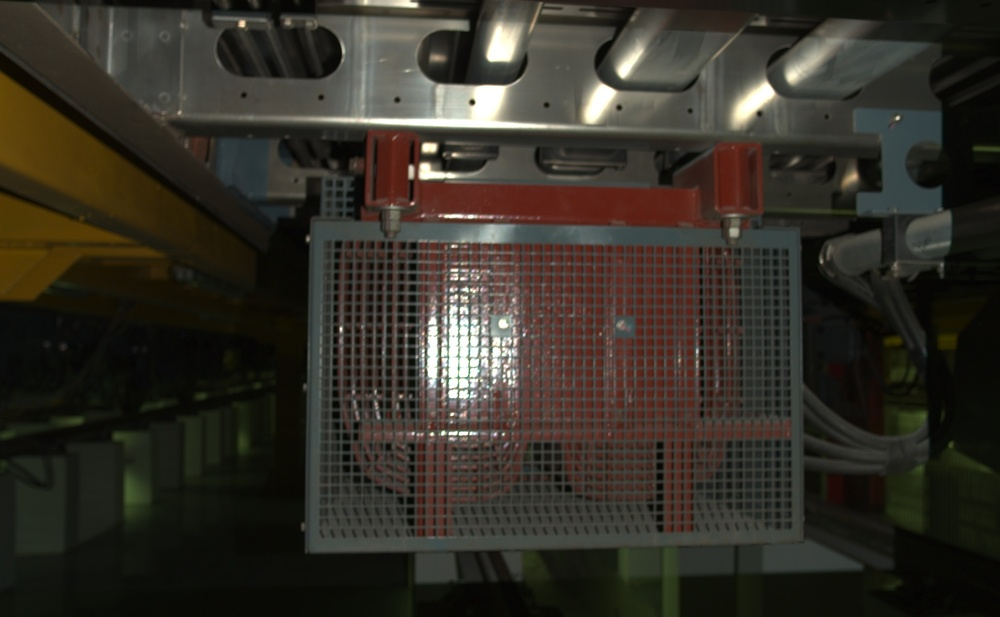
#> input picture lvwang4/normal/1.jpg, 1000 x 617 px, shrunk from 1944 x 1200 before the run, found by its file name
$ python loose_detect.py
#> lines starting #> are read from the running program, lines starting #| are printed output that depends on the picture; after the words box and inside, x2 and y2 are one past the last pixel; in counts of white or black regions, pixels touching at a corner belong together
# -*- encoding: utf-8 -*-
import cv2
import numpy as np
import matplotlib.pyplot as plt
import time
import itertools


def retain_red(image):
    # 提取红色区域
    hsv = cv2.cvtColor(image, cv2.COLOR_RGB2HSV)
    # 红色在hsv上分布有两种情况
    lower_red1 = np.array([0, 30, 46])
    upper_red1 = np.array([10, 255, 255])
    lower_red2 = np.array([160, 30, 46])
    upper_red2 = np.array([179, 220, 255])
    # lower_red1 = lower_red2
    # upper_red1 = upper_red2
    # Threshold the HSV image to get only red colors
    mask1 = cv2.inRange(hsv, lower_red1, upper_red1)
    mask2 = cv2.inRange(hsv, lower_red2, upper_red2)
    res1 = cv2.bitwise_and(image, image, mask=mask1)
    res2 = cv2.bitwise_and(image, image, mask=mask2)
    res = cv2.bitwise_or(res1, res2)
    return res


def remove_noisy(img, size):
    # 闭运算平滑
    img_filtered = img.copy()
    kernel = cv2.getStructuringElement(cv2.MORPH_RECT, (size, size))
    close = cv2.morphologyEx(img_filtered, cv2.MORPH_ERODE, kernel)
    kernel = cv2.getStructuringElement(cv2.MORPH_RECT, (size + 2, size + 2))
    close = cv2.morphologyEx(close, cv2.MORPH_DILATE, kernel)
    return close


def min_rectangle(img, threshold):
    # 绘出最小外接矩形
    gray = cv2.cvtColor(img, cv2.COLOR_RGB2GRAY)
    contours, hierarchy = cv2.findContours(gray, cv2.RETR_EXTERNAL, cv2.CHAIN_APPROX_SIMPLE)
    rects = []
    img_rect = img.copy()
    for i in range(len(contours)):
        if cv2.contourArea(contours[i]) < threshold:
            rect = cv2.minAreaRect(contours[i])  # 最小外接矩形
            box = np.int0(cv2.boxPoints(rect))  # 矩形的四个角点取整
            cv2.drawContours(img_rect, [box], 0, (0, 0, 0), -1)  # 在图型上绘制矩形
        else:
            rect = cv2.minAreaRect(contours[i])  # 最小外接矩形
            box = np.int0(cv2.boxPoints(rect))  # 矩形的四个角点取整
            cv2.drawContours(img_rect, [box], 0, (255, 255, 255), 2)  # 在图型上绘制矩形
            box = box.tolist()
            box.append(np.int0(rect[0]).tolist())  #
            box.append(-rect[2])
            rects.append(box)
        for i in range(len(rects)):
            cv2.putText(img_rect, str(round(rects[i][5], 1)), tuple(rects[i][0]),
                        cv2.FONT_HERSHEY_SIMPLEX, 0.5, (255, 255, 255), 2)
    return img_rect, rects


def detect(img, img_rect, rects, threshold):
    if (len(rects) == 0):
        return img, 0
    img_result = img.copy()
    flag = 0
    x = []
    y = []
    for i in range(len(rects)):
        for j in range(4):
            x.append(rects[i][j][0])
            y.append(rects[i][j][1])
    for i, j in itertools.product(range(len(rects)), range(len(rects))):
        # if isOne[j, k] == 1.0 and abs(
        #         bolts[i][j][5] - bolts[i][k][5]) > threshold1 and abs(
        #         bolts[i][j][5] - bolts[i][k][5] - 180) > threshold1 and abs(
        #         bolts[i][j][5] - bolts[i][k][5] + 180) > threshold1:
        if abs(rects[i][5] - rects[j][5]) > threshold and \
                abs(rects[i][5] - rects[j][5] - 90) > threshold and \
                abs(rects[i][5] - rects[j][5] + 90) > threshold:
            flag = 1
            break
    xmax = max(x)
    xmin = min(x)
    ymax = max(y)
    ymin = min(y)
    box = [[xmin, ymin], [xmax, ymin], [xmax, ymax], [xmin, ymax]]
    if flag:
        cv2.drawContours(img_result, [np.array(box)], 0, (255, 0, 0), 2)
    else:
        cv2.drawContours(img_result, [np.array(box)], 0, (0, 255, 0), 2)

    return img_result, flag


# [11 lines left out: function cal, not called in this run]


if __name__ == '__main__':
    time_start = time.time()
    img = cv2.imread('1.jpg')
#> img is the input picture: shape (617, 1000, 3); mean B, G, R 39.1, 47.6, 51.7
    W = img.shape[1]
    H = img.shape[0]
    threshold1 = W * H / 200
    threshold2 = 40
    img = cv2.cvtColor(img, cv2.COLOR_BGR2RGB)
    img_red = retain_red(img)
#> in retain_red, `mask1 = cv2.inRange(hsv, lower_red1, upper_red1)`:
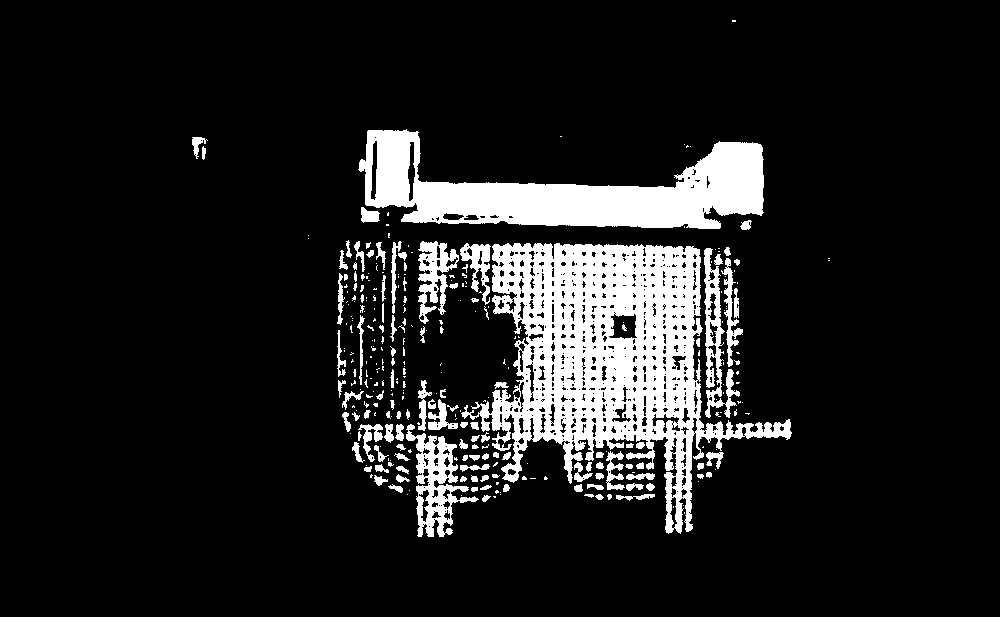
#> mask1: shape (617, 1000); 12% white; 307 white regions (185 under 20 px), largest, box (x1, y1, x2, y2) and area: (461, 243, 792, 534) 37205, (358, 129, 764, 229) 19936, (406, 424, 479, 537) 2953
#> in retain_red, `mask2 = cv2.inRange(hsv, lower_red2, upper_red2)`:
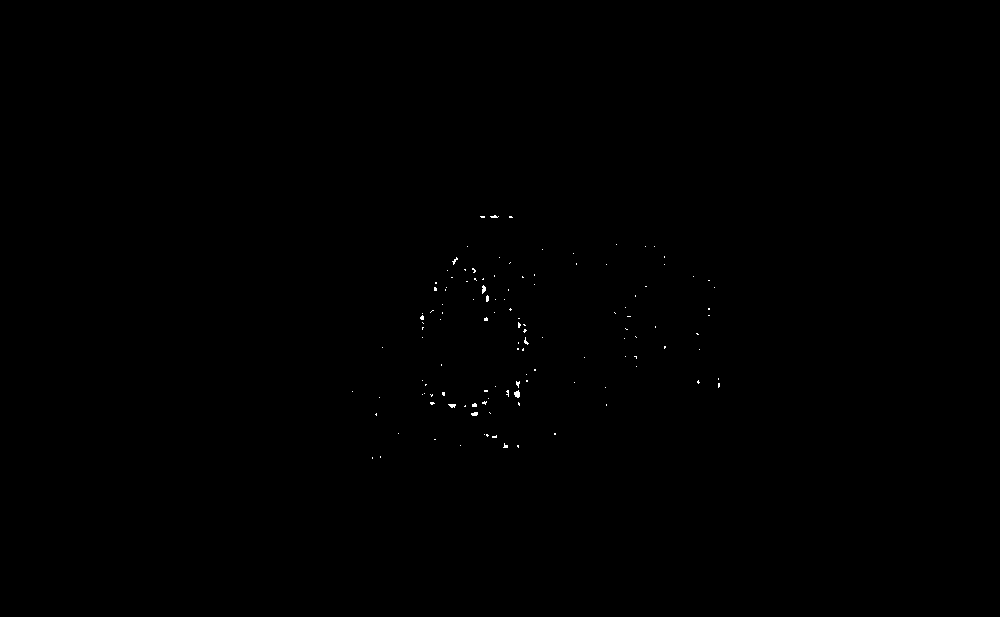
#> mask2: shape (617, 1000); 0.1% white in thin lines or dots, all inside (x1, y1, x2, y2) = (352, 215, 720, 459)
#> in retain_red, `res1 = cv2.bitwise_and(image, image, mask=mask1)`:
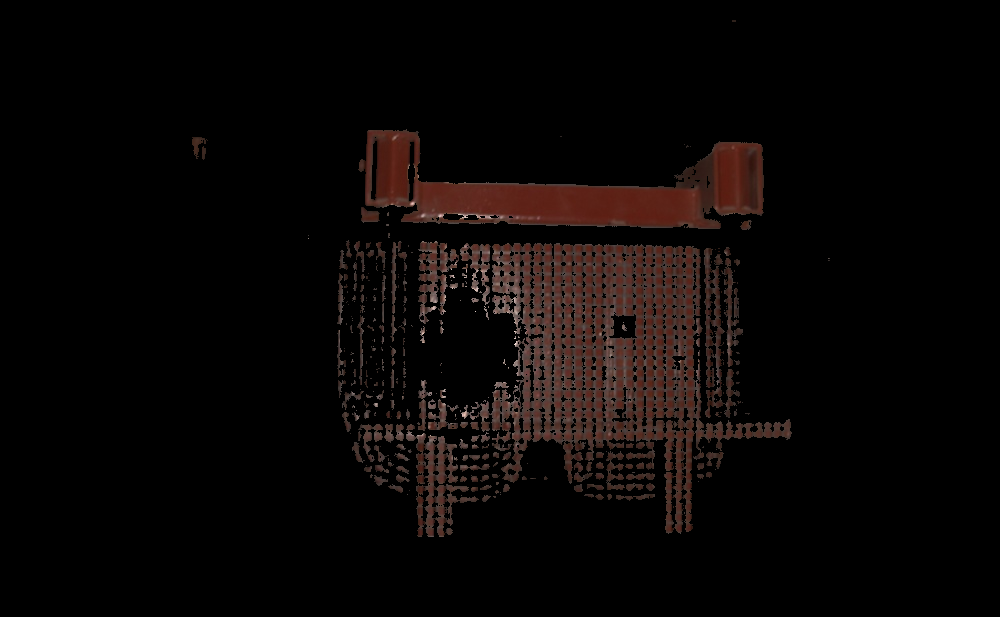
#> res1: shape (617, 1000, 3); mean R, G, B 10, 6.2, 5.3
    img_filtered = remove_noisy(img_red, 3)
#> in remove_noisy, `close = cv2.morphologyEx(close, cv2.MORPH_DILATE, kernel)`:
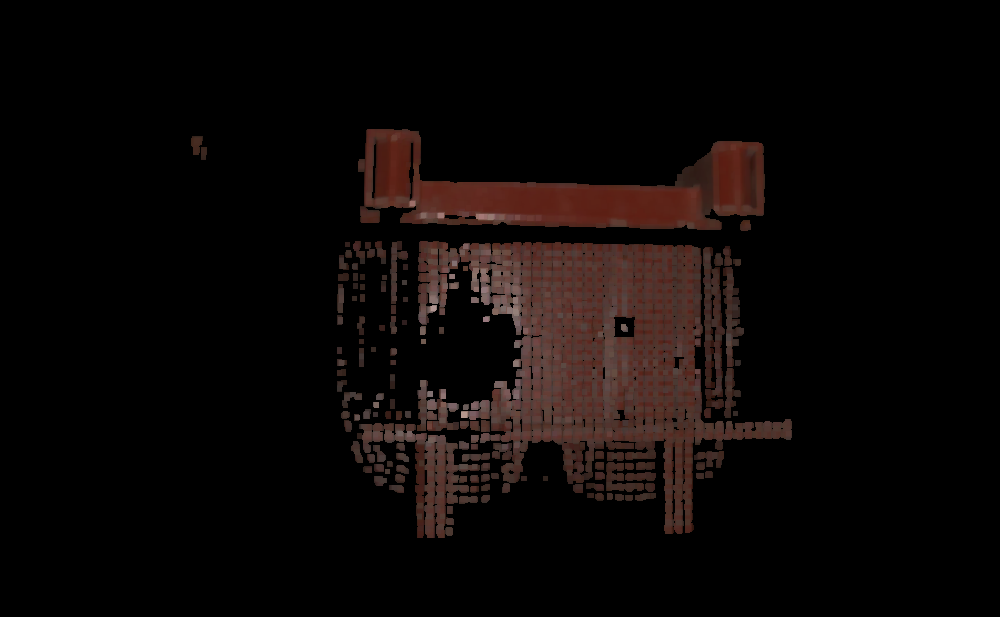
#> close: shape (617, 1000, 3); mean R, G, B 12.1, 7.4, 6.4
    img_rect, rects = min_rectangle(img_filtered, threshold1)
#> in min_rectangle, `gray = cv2.cvtColor(img, cv2.COLOR_RGB2GRAY)`:
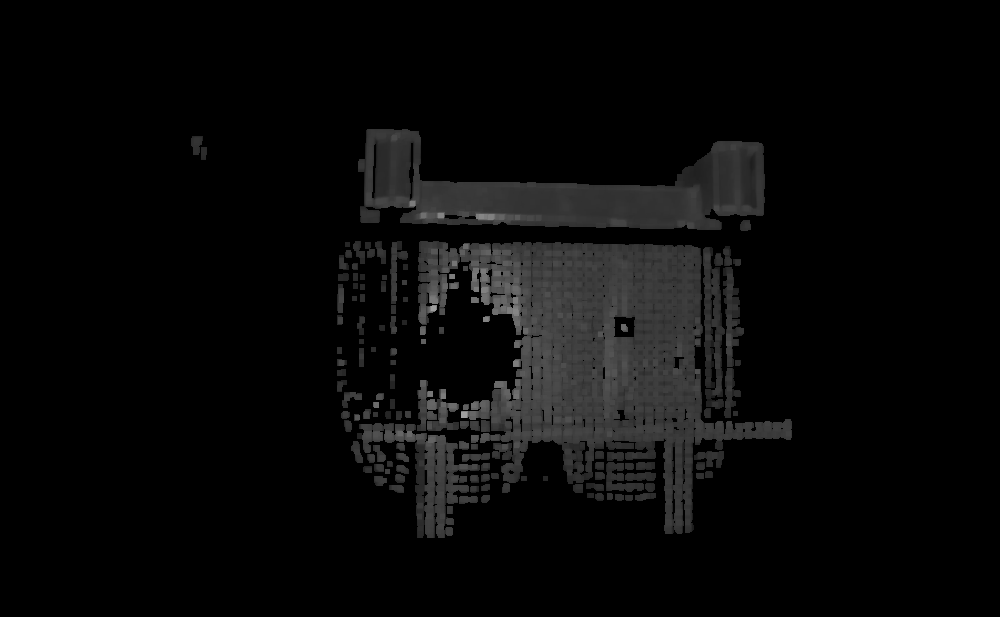
#> gray: shape (617, 1000); min 0, max 158, mean 8.7
#> in min_rectangle, `contours, hierarchy = cv2.findContours(gray, cv2.RETR_EXTERNAL, cv2.CH..`: contours = 126 contours, 14 with area under 20; largest, box (x1, y1, x2, y2) and area: (418, 241, 792, 534) 49062, (358, 129, 765, 230) 21582, (357, 423, 480, 538) 4671, (703, 247, 725, 409) 2322, (417, 380, 459, 431) 1088
#> the loop in min_rectangle, `for i in range(len(contours)):` made 126 passes
#> rect on passes 1 to 5: ((449.5, 509.5), (7, 5), -90), ((468, 499.5), (7, 18), -90), ((628.5, 497.5), (5, 7), -90), ((485, 498.5), (7, 8), -90), ((619, 497), (6, 8), -90)
#> after the loop in min_rectangle, `for i in range(len(contours)):`:
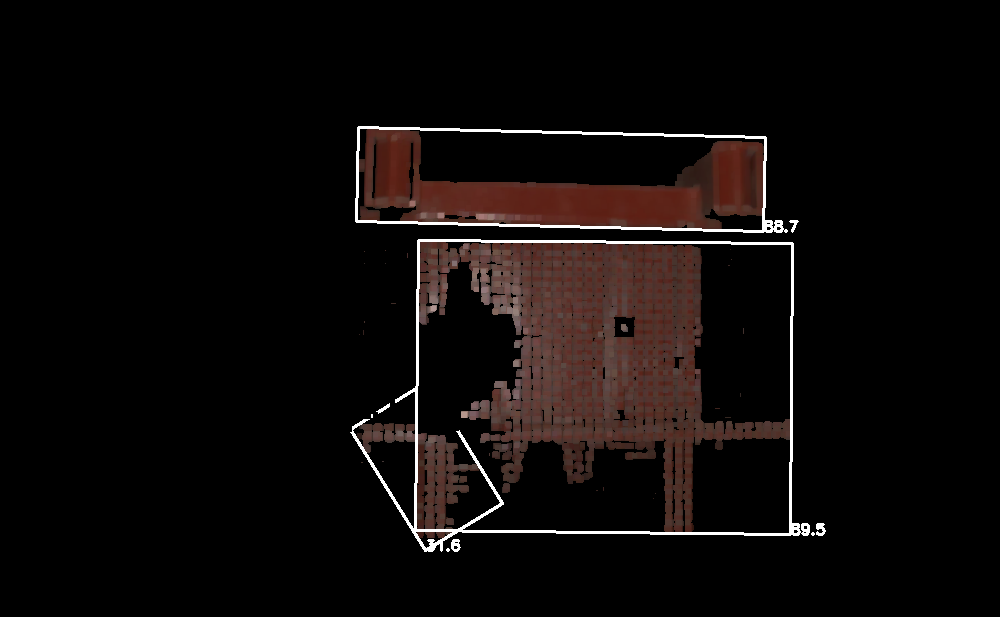
#> img_rect: shape (617, 1000, 3); 3.75% of pixels changed, all inside (x1, y1, x2, y2) = (191, 126, 826, 552)
#> after the loop in min_rectangle, `for i in range(len(contours)):`: rects = [[[425, 550], [350, 429], [427, 381], [502, 503], [426, 466], 31.64], [[790, 534], [415, 530], [418, 240], [792, 243], [604, 387], 89.53], [[763, 231], [356, 221], [358, 127], [765, 137], [561, 179], 88.67]]
    img_result, flag = detect(img, img_rect, rects, threshold2)
#> the loop in detect, `for i in range(len(rects)):` made 3 passes
#> after the loop in detect, `for i in range(len(rects)):`: x = [425, 350, 427, 502, 790, 415, 418, 792, 763, 356, 358, 765]; y = [550, 429, 381, 503, 534, 530, 240, 243, 231, 221, 127, 137]
#> the loop in detect, `for i, j in itertools.product(range(len(rects)), range(len(rects))):` made 9 passes
#> (i, j) on passes 2 to 9: (0, 1), (0, 2), (1, 0), (1, 1), (1, 2), (2, 0), (2, 1), (2, 2)
#> in detect, `xmax = max(x)`: xmax = 792
#> in detect, `xmin = min(x)`: xmin = 350
#> in detect, `ymax = max(y)`: ymax = 550
#> in detect, `ymin = min(y)`: ymin = 127
#> in detect, `box = [[xmin, ymin], [xmax, ymin], [xmax, ymax], [xmin, ymax]]`: box = [[350, 127], [792, 127], [792, 550], [350, 550]]
#> in detect, `cv2.drawContours(img_result, [np.array(box)], 0, (0, 255, 0), 2)`:
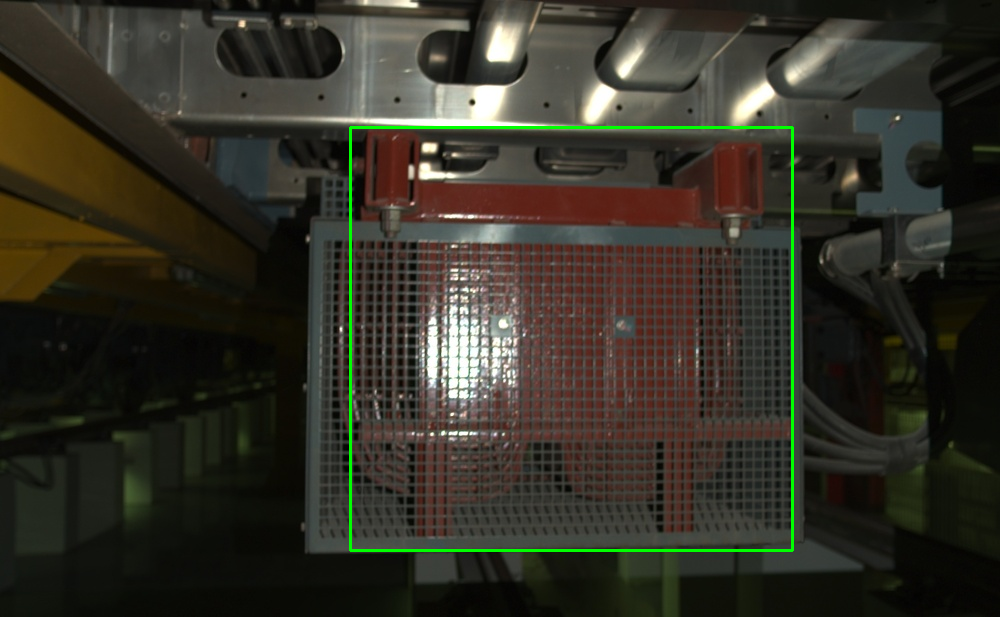
#> img_result: shape (617, 1000, 3); mean R, G, B 51.1, 49.1, 38.5
#> flag = 0
    time_end = time.time()
    plt.figure(dpi=100, figsize=(4, 4))
    plt.subplot(2, 2, 1)
    plt.imshow(img)
    plt.xticks([])
    plt.yticks([])
    plt.subplot(2, 2, 2)
    plt.imshow(img_filtered)
    plt.xticks([])
    plt.yticks([])
    plt.subplot(2, 2, 3)
    plt.imshow(img_rect)
    plt.xticks([])
    plt.yticks([])
    plt.subplot(2, 2, 4)
    plt.imshow(img_result)
    plt.xticks([])
    plt.yticks([])
    plt.show()
    print("计算时间:", time_end - time_start, "s")

$ run again, with lvwang4/normal/9.jpg copied over lvwang4/normal/1.jpg
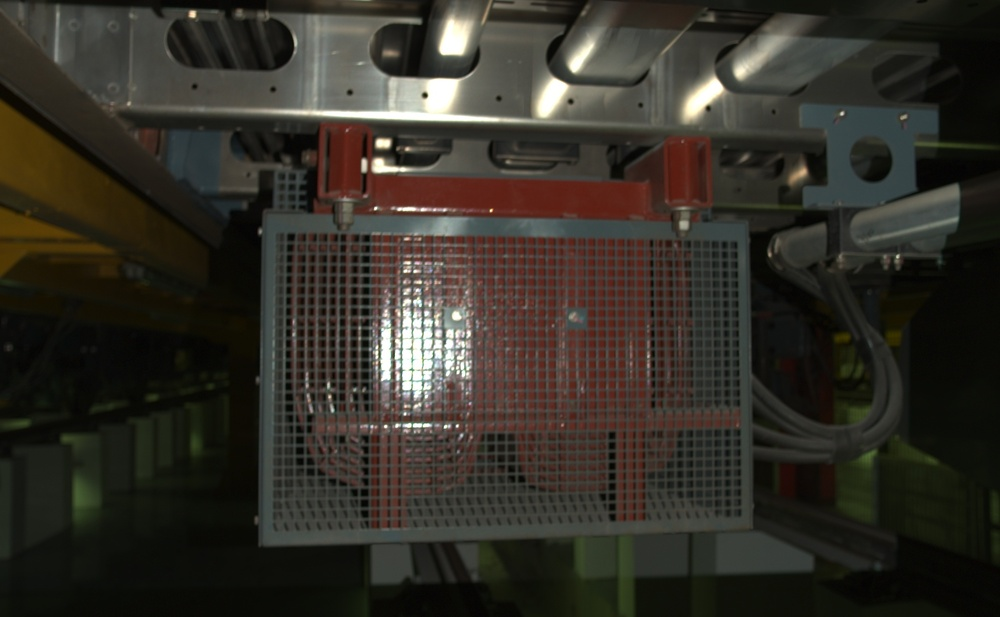
#> input picture lvwang4/normal/9.jpg, 1000 x 617 px, shrunk from 1944 x 1200 before the run, found by its file name
#> img is the input picture: shape (617, 1000, 3); mean B, G, R 39.6, 47.4, 51
#> hsv: shape (617, 1000, 3); mean H, S, V 32.8, 80.4, 52.7
#> mask1: shape (617, 1000); 11.9% white; 317 white regions (185 under 20 px), largest, box (x1, y1, x2, y2) and area: (433, 235, 665, 522) 35031, (311, 122, 714, 222) 19574, (369, 422, 433, 529) 2850
#> mask2: shape (617, 1000); 0.1% white in thin lines or dots, all inside (x1, y1, x2, y2) = (292, 119, 906, 453)
#> contours = 146 contours, 22 with area under 20; largest, box (x1, y1, x2, y2) and area: (370, 234, 742, 523) 47442, (310, 121, 714, 223) 20993, (369, 425, 443, 530) 3985, (653, 239, 695, 408) 3862, (359, 381, 402, 423) 758
#> the loop in min_rectangle, `for i in range(len(contours)):` made 146 passes
#> rect on passes 1 to 5: ((404, 523), (8, 6), -90), ((439.5, 489.5), (7, 7), -90), ((572.5, 488.5), (7, 7), -90), ((602, 487), (6, 8), -90), ((587, 487.4), (6.48, 18.35), -85.24)
#> after the loop in min_rectangle, `for i in range(len(contours)):`:
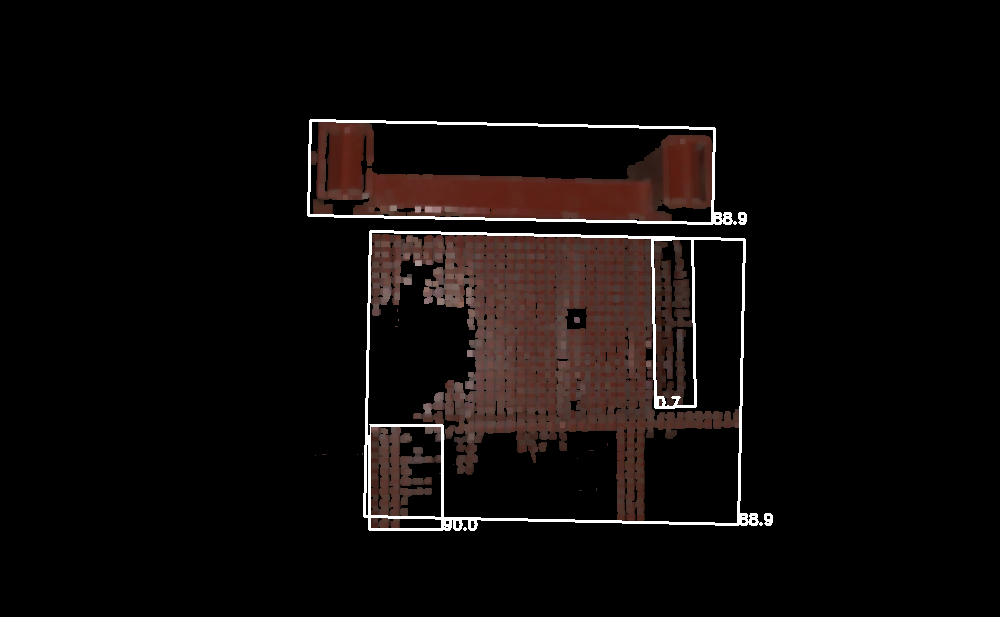
#> img_rect: shape (617, 1000, 3); mean R, G, B 14.7, 10.5, 9.6
#> after the loop in min_rectangle, `for i in range(len(contours)):`: rects = 4 items
#> the loop in detect, `for i in range(len(rects)):` made 4 passes
#> after the loop in detect, `for i in range(len(rects)):`: x = [442, 369, 369, 442, 655, 652, 692, 695, 738, 364, 370, 744, 712, 308, 310, 714]; y = [529, 529, 425, 425, 407, 239, 238, 406, 524, 516, 231, 239, 223, 215, 120, 128]
#> the loop in detect, `for i, j in itertools.product(range(len(rects)), range(len(rects))):` made 16 passes
#> (i, j) on passes 2 to 9: (0, 1), (0, 2), (0, 3), (1, 0), (1, 1), (1, 2), (1, 3), (2, 0)
#> xmax = 744
#> xmin = 308
#> ymax = 529
#> ymin = 120
#> in detect, `box = [[xmin, ymin], [xmax, ymin], [xmax, ymax], [xmin, ymax]]`: box = [[308, 120], [744, 120], [744, 529], [308, 529]]
#> in detect, `cv2.drawContours(img_result, [np.array(box)], 0, (0, 255, 0), 2)`:
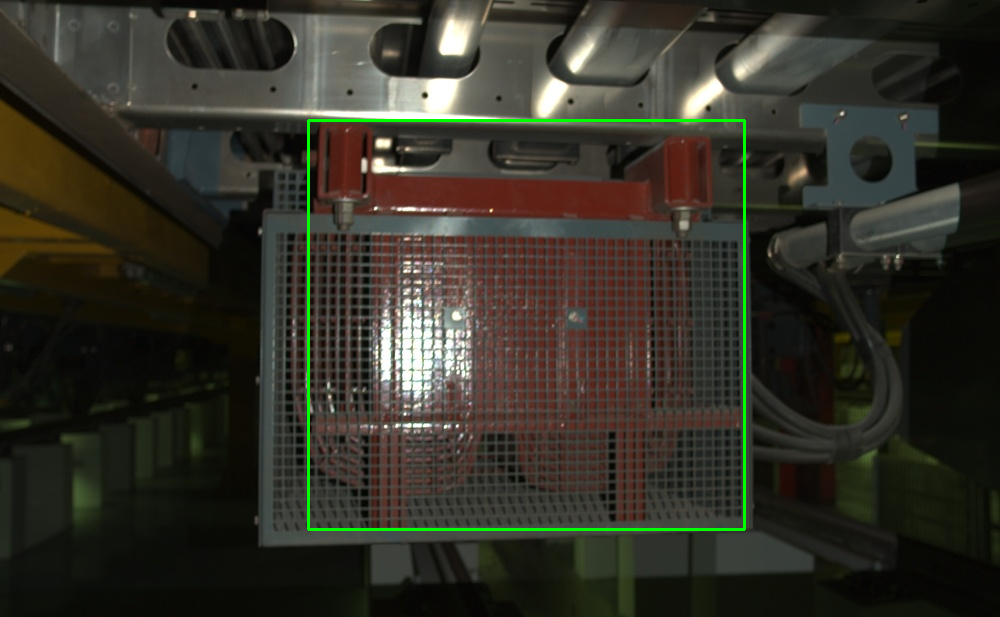
#> img_result: shape (617, 1000, 3); mean R, G, B 50.3, 48.9, 39
#> flag = 0
